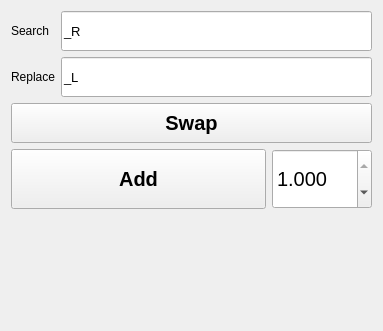
<?xml version="1.0" encoding="UTF-8"?>
<ui version="4.0">
 <class>Form</class>
 <widget class="QWidget" name="Form">
  <property name="geometry">
   <rect>
    <x>0</x>
    <y>0</y>
    <width>383</width>
    <height>331</height>
   </rect>
  </property>
  <property name="font">
   <font>
    <weight>50</weight>
    <bold>false</bold>
   </font>
  </property>
  <property name="windowTitle">
   <string>Form</string>
  </property>
  <layout class="QGridLayout" name="gridLayout">
   <item row="0" column="0">
    <layout class="QGridLayout" name="gridLayout_6">
     <item row="2" column="1">
      <widget class="QLineEdit" name="lineEdit_target_keyword">
       <property name="minimumSize">
        <size>
         <width>0</width>
         <height>40</height>
        </size>
       </property>
       <property name="font">
        <font>
         <pointsize>10</pointsize>
        </font>
       </property>
       <property name="focusPolicy">
        <enum>Qt::StrongFocus</enum>
       </property>
       <property name="text">
        <string>_L</string>
       </property>
      </widget>
     </item>
     <item row="0" column="1">
      <widget class="QLineEdit" name="lineEdit_source_keyword">
       <property name="minimumSize">
        <size>
         <width>0</width>
         <height>40</height>
        </size>
       </property>
       <property name="font">
        <font>
         <pointsize>10</pointsize>
        </font>
       </property>
       <property name="focusPolicy">
        <enum>Qt::StrongFocus</enum>
       </property>
       <property name="text">
        <string>_R</string>
       </property>
      </widget>
     </item>
     <item row="0" column="0">
      <widget class="QLabel" name="label_10">
       <property name="text">
        <string>Search</string>
       </property>
      </widget>
     </item>
     <item row="2" column="0">
      <widget class="QLabel" name="label_6">
       <property name="text">
        <string>Replace</string>
       </property>
      </widget>
     </item>
    </layout>
   </item>
   <item row="1" column="0">
    <layout class="QVBoxLayout" name="verticalLayout">
     <item>
      <widget class="QPushButton" name="pushButton_swap_weight">
       <property name="sizePolicy">
        <sizepolicy hsizetype="Minimum" vsizetype="Fixed">
         <horstretch>0</horstretch>
         <verstretch>0</verstretch>
        </sizepolicy>
       </property>
       <property name="minimumSize">
        <size>
         <width>0</width>
         <height>40</height>
        </size>
       </property>
       <property name="font">
        <font>
         <pointsize>15</pointsize>
         <weight>75</weight>
         <bold>true</bold>
        </font>
       </property>
       <property name="focusPolicy">
        <enum>Qt::NoFocus</enum>
       </property>
       <property name="text">
        <string>Swap</string>
       </property>
      </widget>
     </item>
     <item>
      <layout class="QHBoxLayout" name="horizontalLayout">
       <item>
        <widget class="QPushButton" name="pushButton_move_weight">
         <property name="minimumSize">
          <size>
           <width>50</width>
           <height>60</height>
          </size>
         </property>
         <property name="font">
          <font>
           <pointsize>15</pointsize>
           <weight>75</weight>
           <bold>true</bold>
          </font>
         </property>
         <property name="focusPolicy">
          <enum>Qt::NoFocus</enum>
         </property>
         <property name="text">
          <string>Add</string>
         </property>
        </widget>
       </item>
       <item>
        <widget class="QDoubleSpinBox" name="doubleSpinBox_move_weight">
         <property name="sizePolicy">
          <sizepolicy hsizetype="Minimum" vsizetype="Minimum">
           <horstretch>0</horstretch>
           <verstretch>0</verstretch>
          </sizepolicy>
         </property>
         <property name="minimumSize">
          <size>
           <width>100</width>
           <height>0</height>
          </size>
         </property>
         <property name="maximumSize">
          <size>
           <width>100</width>
           <height>16777215</height>
          </size>
         </property>
         <property name="font">
          <font>
           <pointsize>15</pointsize>
          </font>
         </property>
         <property name="focusPolicy">
          <enum>Qt::ClickFocus</enum>
         </property>
         <property name="decimals">
          <number>3</number>
         </property>
         <property name="maximum">
          <double>1.000000000000000</double>
         </property>
         <property name="singleStep">
          <double>0.050000000000000</double>
         </property>
         <property name="value">
          <double>1.000000000000000</double>
         </property>
        </widget>
       </item>
      </layout>
     </item>
    </layout>
   </item>
   <item row="2" column="0">
    <spacer name="verticalSpacer">
     <property name="orientation">
      <enum>Qt::Vertical</enum>
     </property>
     <property name="sizeHint" stdset="0">
      <size>
       <width>20</width>
       <height>40</height>
      </size>
     </property>
    </spacer>
   </item>
  </layout>
 </widget>
 <resources/>
 <connections/>
</ui>
